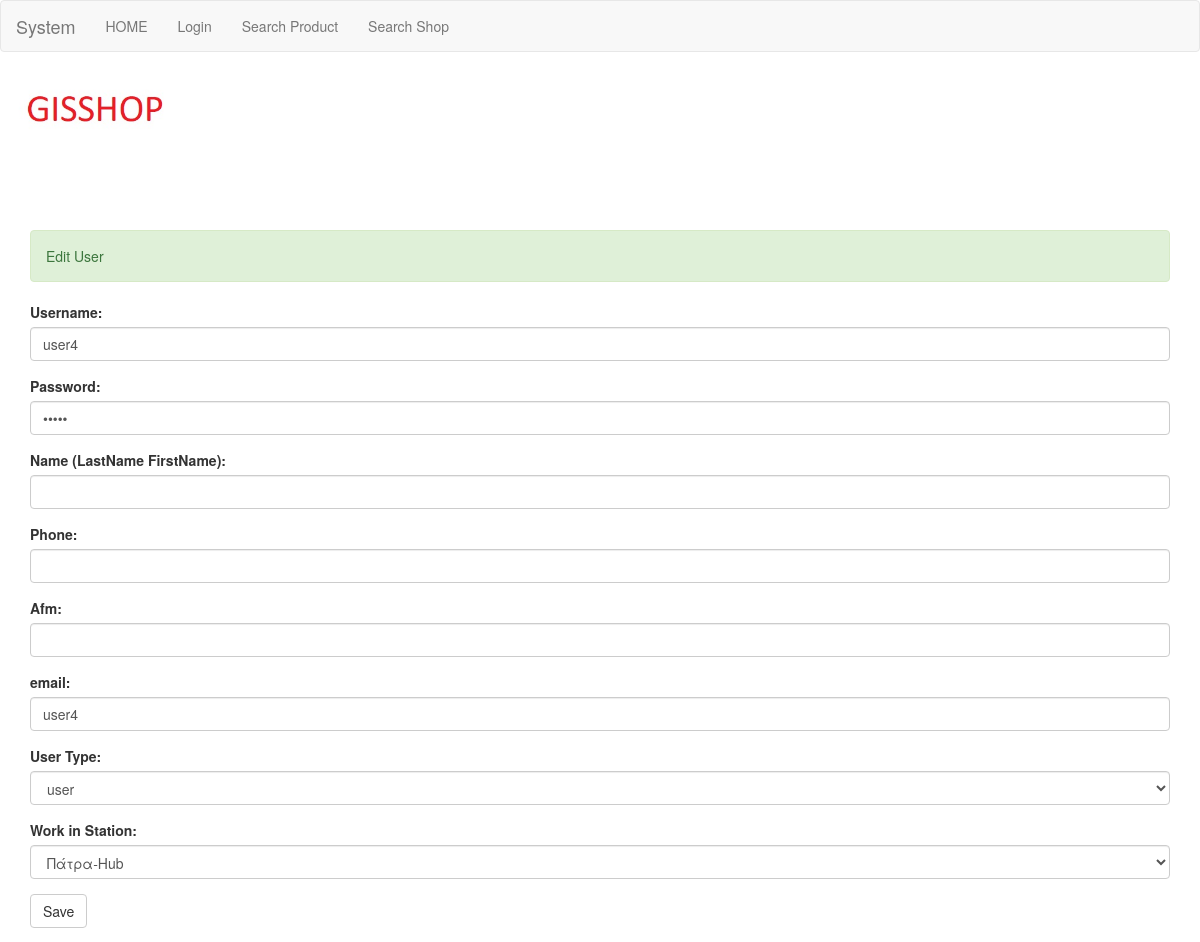
The app's page /edituser.php?uid=13 with its own data.
### tables this page shows
CREATE TABLE IF NOT EXISTS `users` (
  `id` int(11) NOT NULL AUTO_INCREMENT,
  `username` varchar(100) NOT NULL,
  `password` varchar(100) NOT NULL,
  `type_user` varchar(200) NOT NULL,
  `id_station` int(11) NOT NULL,
  PRIMARY KEY (`id`),
  UNIQUE KEY `username` (`username`)
);

CREATE TABLE IF NOT EXISTS `stations` (
  `id_station` int(11) NOT NULL AUTO_INCREMENT,
  `station_name` varchar(200) NOT NULL,
  `latitude` double(20,10) NOT NULL,
  `longititude` double(20,10) NOT NULL,
  `city` varchar(200) NOT NULL,
  `station_type` varchar(200) NOT NULL,
  PRIMARY KEY (`id_station`)
);

### edituser.php (the view, shortened to what this page needs)
<?php
include "main.php";
?>
 <div class='alert alert-success' role='alert'>
 Edit User
</div>
  <?php
	  $q=mysqli_query($conn,"select * from users where id=$_GET[uid]");
	  $row=mysqli_fetch_array($q);
  echo "
  <form action='' method=post>
  <div class=\"form-group\">
    <label for=\"username\">Username:</label>
    <input type=\"text\"  required class=\"form-control\" id=\"username\" name=\"username\" value='$row[username]'>
  </div>
  <div class=\"form-group\">
    <label for=\"pwd\">Password:</label>
    <input type=\"password\" required class=\"form-control\" id=\"pwd\" name=\"pwd\" value='$row[password]'>
  </div>
  <div class=\"form-group\">
    <label for=\"flname\">Name (LastName FirstName):</label>
    <input type=\"text\"  required class=\"form-control\" id=\"flname\" name=\"flname\" value='$row[flname]'>
  </div>
 <div class=\"form-group\">
    <label for=\"phone\">Phone:</label>
    <input type=\"text\"  required class=\"form-control\" id=\"phone\" name=\"phone\" value='$row[phone]'>
  </div>
 <div class=\"form-group\">
    <label for=\"afm\">Afm:</label>
    <input type=\"text\"  required class=\"form-control\" id=\"afm\" name=\"afm\" value='$row[afm]'>
  </div>
 <div class=\"form-group\">
    <label for=\"email\">email:</label>
    <input type=\"text\"  required class=\"form-control\" id=\"email\" name=\"email\" value='$row[password]'>
  </div>
   <div class=\"form-group\">
    <label for=\"typos\">User Type:</label>
    <select required class=\"form-control\" id=\"typos\" name=\"typos\">
	<option>$row[type_user]</option>
	<option>admin</option>
	<option>user</option>
	</select>
  </div>
   <div class=\"form-group\">
    <label for=\"ids\">Work in Station:</label>
    <select required class=\"form-control\" id=\"ids\" name=\"ids\">
  ";
if ($row['id_station']!=0)
{
  $r=mysqli_query($conn,"select * from stations where id_station=$row[id_station]");
  $r2=mysqli_fetch_array($r);
    echo "<option value=$r2[id_station]>$r2[station_name]</option>";
}
else
	echo "<option value=0></option>";
	echo "</select>
  </div>
  <button type=\"submit\" class=\"btn btn-default\">Save</button>
</form>";
  ?>
</div>
</body>
</html>

### records on screen
users: username "user4", email "user4", typos "user", ids "Πάτρα-Hub"
